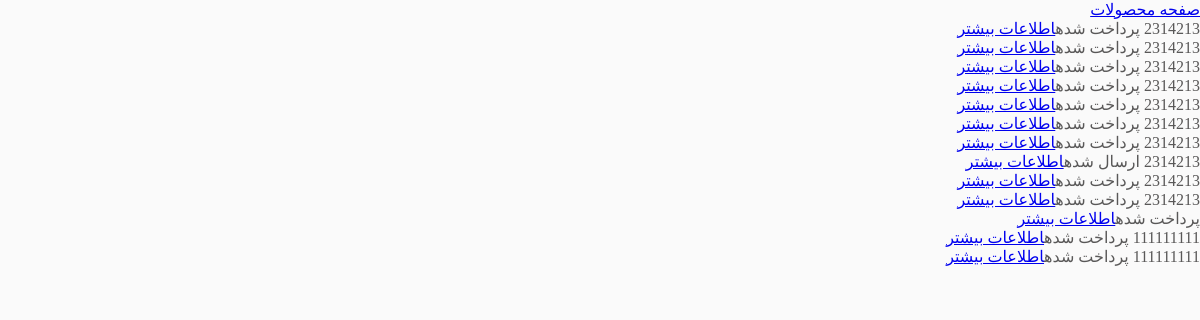
Screenshot of /admin/dashboard (signed in) with the database file from the repository.
### models/cart.py (models this page shows, shortened)
class Cart(db.Model):
    __tablename__ = "carts"
    id = Column(Integer, primary_key=True)
    status = Column(String, default="pending")
    user_id = Column(Integer, ForeignKey('users.id'), nullable=False)
    user = db.relationship('User', backref=backref('carts', lazy="dynamic"))
    def get_status_persian(self):
        if self.status == 'pending':
            return "در انتظار پرداخت(سبد خرید)"
        if self.status == 'paid':
            return "پرداخت شده"
        if self.status == 'sent':
            return "ارسال شده"
        if self.status == 'rejected':
            return "رد شده"

### models/user.py (models this page shows)
class User(db.Model, UserMixin):
    __tablename__ = "users"
    id = Column(Integer, primary_key=True)
    username = Column(String, unique=True, nullable=False, index=True)
    password = Column(String, nullable=False, index=True)
    phone = Column(String(11), nullable=False, index=True)
    address = Column(String(40), nullable=False, index=True)
    date_create = Column(String(15), default=get_current_time)

### blueprint/admin.py (the view)
@app.route('/admin/dashboard', methods=["GET"])
def dashboard():
    carts = Cart.query.filter(Cart.status != "pending").all()
    return render_template("admin/dashboard.html", carts=carts)

### app.py (called while the page is built)
@login_manager.user_loader
def load_user(user_id):
    return User.query.filter(user_id == User.id).first()

### blueprint/admin.py (called while the page is built)
@app.before_request
def before_request():
    if (session.get('admin_login', None) is None) and (request.endpoint != "admin.login"):
        abort(403)

### templates/admin/dashboard.html (shortened to what this page needs)
{% extends "base.html" %}
{% block body %}
        <a href="/admin/dashboard/products">صفحه محصولات</a>
        <div>
            {% for cart in carts %}
               {{cart.user.phone}} {{cart.get_status_persian()}}<a href="{{url_for('admin.order',id=cart.id)}}">اطلاعات بیشتر</a><br>
            {% endfor %}
       </div>
{% endblock %}

### templates/base.html (shortened to what this page needs)
<!DOCTYPE html>
<html lang="fa" dir="rtl">
<head>
    <link rel="stylesheet" href="{{ url_for('static',filename='css/index.css') }}">
</head>
<body>
{% block body %}{% endblock %}
</body>
</html>

### static/css/index.css (style rules this page uses)
body { padding: 0px; margin: 0px; font-size: 16px; background:#fafafa; color: var(--fontcolor--); }
:root { --fontcolor-- : #595858; }
* { transition: all 200ms; margin: 0; padding: 0; }

### rows the page displays
Cart: user.phone "2314213", get_status_persian "پرداخت شده"
Cart: user.phone "2314213", get_status_persian "پرداخت شده"
Cart: user.phone "2314213", get_status_persian "پرداخت شده"
Cart: user.phone "2314213", get_status_persian "پرداخت شده"
Cart: user.phone "2314213", get_status_persian "پرداخت شده"
Cart: user.phone "2314213", get_status_persian "پرداخت شده"
Cart: user.phone "2314213", get_status_persian "پرداخت شده"
Cart: user.phone "2314213", get_status_persian "ارسال شده"
Cart: user.phone "2314213", get_status_persian "پرداخت شده"
Cart: user.phone "2314213", get_status_persian "پرداخت شده"
Cart: get_status_persian "پرداخت شده"
Cart: user.phone "111111111", get_status_persian "پرداخت شده"
Cart: user.phone "111111111", get_status_persian "پرداخت شده"
